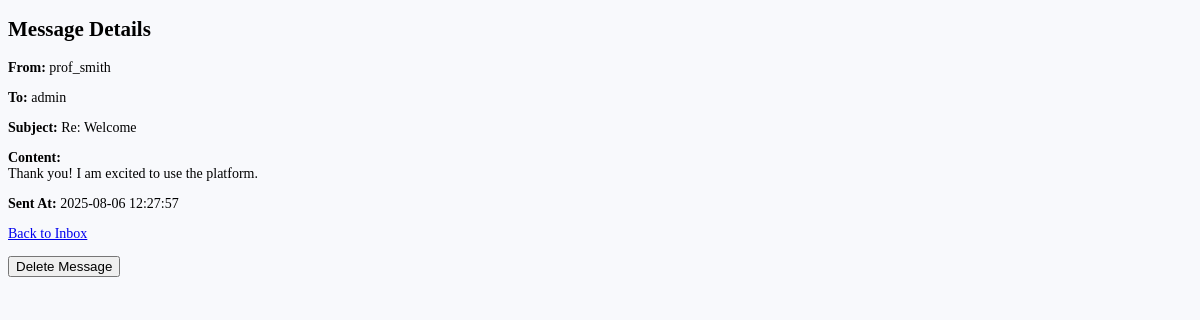
The app's page /messages/view.php?id=2 (signed in) with its own data.
### tables this page shows
CREATE TABLE messages (
    id INT PRIMARY KEY AUTO_INCREMENT,
    sender_id INT NOT NULL,
    recipient_id INT NOT NULL,
    subject VARCHAR(200),
    content TEXT NOT NULL,
    sent_at TIMESTAMP DEFAULT CURRENT_TIMESTAMP,
    read_at TIMESTAMP NULL,
    is_deleted_by_sender BOOLEAN DEFAULT FALSE,
    is_deleted_by_recipient BOOLEAN DEFAULT FALSE,
    FOREIGN KEY (sender_id) REFERENCES users(id) ON DELETE CASCADE,
    FOREIGN KEY (recipient_id) REFERENCES users(id) ON DELETE CASCADE
);

CREATE TABLE users (
    id INT PRIMARY KEY AUTO_INCREMENT,
    username VARCHAR(50) UNIQUE NOT NULL,
    email VARCHAR(100) UNIQUE NOT NULL,
    password VARCHAR(255) NOT NULL,
    first_name VARCHAR(50) NOT NULL,
    last_name VARCHAR(50) NOT NULL,
    role ENUM('student', 'instructor', 'admin') NOT NULL,
    profile_image VARCHAR(255),
    created_at TIMESTAMP DEFAULT CURRENT_TIMESTAMP,
    updated_at TIMESTAMP DEFAULT CURRENT_TIMESTAMP ON UPDATE CURRENT_TIMESTAMP
);

### messages/view.php (the view, shortened to what this page needs)
<?php
$id = intval($_GET['id'] ?? 0);
$database = new Database();
$db = $database->getConnection();
$stmt = $db->prepare('SELECT m.*, u1.username as from_user, u2.username as to_user FROM messages m JOIN users u1 ON m.sender_id = u1.id JOIN users u2 ON m.recipient_id = u2.id WHERE m.id = ? AND (m.sender_id = ? OR m.recipient_id = ?)');
$stmt->execute([$id, $_SESSION['user_id'], $_SESSION['user_id']]);
$msg = $stmt->fetch(PDO::FETCH_ASSOC);
?>
<!DOCTYPE html>
<html lang="en">
<head>
    <link rel="stylesheet" href="../assets/css/dashboard.css">
</head>
<body>
    <h2>Message Details</h2>
    <p><b>From:</b> <?= htmlspecialchars($msg['from_user']) ?></p>
    <p><b>To:</b> <?= htmlspecialchars($msg['to_user']) ?></p>
    <p><b>Subject:</b> <?= htmlspecialchars($msg['subject']) ?></p>
    <p><b>Content:</b><br><?= nl2br(htmlspecialchars($msg['content'])) ?></p>
    <p><b>Sent At:</b> <?= htmlspecialchars($msg['sent_at']) ?></p>
    <p><a href="inbox.php">Back to Inbox</a></p>
    <?php if ($msg['recipient_id'] == $_SESSION['user_id']): ?>
        <form method="post" action="delete.php" onsubmit="return confirm('Are you sure you want to delete this message?');">
            <button type="submit">Delete Message</button>
        </form>
    <?php endif; ?>
</body>
</html>

### assets/css/dashboard.css (style rules this page uses)
body { font-size: .875rem; background-color: #f8f9fc; }

### records on screen
messages: sender.username "prof_smith", recipient.username "admin", subject "Re: Welcome", content "Thank you! I am excited to use the platform.", sent_at "2025-08-06 12:27:57"
